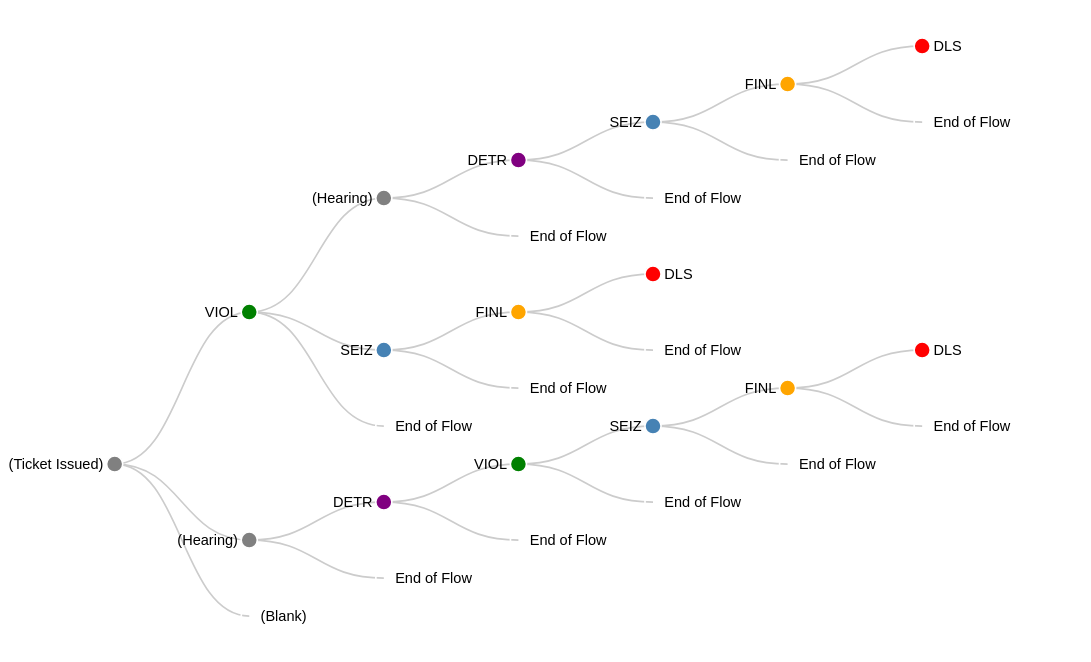

Describe this chart as a Vega-Lite specification.
### Vega specification from a JSON file in a GitHub repository (floating-point values rounded to 4 significant figures)
{"$schema": "https://vega.github.io/schema/vega/v5.json", "description": "Ticket notice level flow diagram.", "width": 600, "height": 400, "padding": 5, "signals": [{"name": "labels", "value": true, "bind": {"input": "checkbox"}}, {"name": "layout", "value": "tidy", "bind": {"input": "radio", "options": ["tidy", "cluster"]}}, {"name": "links", "value": "diagonal", "bind": {"input": "select", "options": ["line", "curve", "diagonal", "orthogonal"]}}, {"name": "separation", "value": false, "bind": {"input": "checkbox"}}], "data": [{"name": "tree", "values": [{"id": "Ticket Issued", "parent": "", "name": "(Ticket Issued)", "y": 282.4, "x": 0, "depth": 0, "children": 3}, {"id": "VIOL", "parent": "Ticket Issued", "name": "VIOL", "y": 188.2, "x": 83.33, "depth": 1, "children": 3}, {"id": "Hearing", "parent": "Ticket Issued", "name": "(Hearing)", "y": 329.4, "x": 83.33, "depth": 1, "children": 2}, {"id": "Hearing2", "parent": "VIOL", "name": "(Hearing)", "y": 117.6, "x": 166.7, "depth": 2, "children": 2}, {"id": "DETR2", "parent": "Hearing2", "name": "DETR", "y": 94.12, "x": 250, "depth": 3, "children": 2}, {"id": "End of Flow", "parent": "Hearing2", "name": "End of Flow", "y": 141.2, "x": 250, "depth": 3, "children": 0}, {"id": "SEIZ2", "parent": "DETR2", "name": "SEIZ", "y": 70.59, "x": 333.3, "depth": 4, "children": 2}, {"id": "End of Flow", "parent": "DETR2", "name": "End of Flow", "y": 117.6, "x": 333.3, "depth": 4, "children": 0}, {"id": "FINL2", "parent": "SEIZ2", "name": "FINL", "y": 47.06, "x": 416.7, "depth": 5, "children": 2}, {"id": "End of Flow", "parent": "SEIZ2", "name": "End of Flow", "y": 94.12, "x": 416.7, "depth": 5, "children": 0}, {"id": "DLS", "parent": "FINL2", "name": "DLS", "y": 23.53, "x": 500, "depth": 6, "children": 0}, {"id": "End of Flow", "parent": "FINL2", "name": "End of Flow", "y": 70.59, "x": 500, "depth": 6, "children": 0}, {"id": "(Blank)", "parent": "Ticket Issued", "name": "(Blank)", "y": 376.5, "x": 83.33, "depth": 1, "children": 0}, {"id": "DETR", "parent": "Hearing", "name": "DETR", "y": 305.9, "x": 166.7, "depth": 2, "children": 2}, {"id": "VIOL2", "parent": "DETR", "name": "VIOL", "y": 282.4, "x": 250, "depth": 3, "children": 2}, {"id": "SEIZ3", "parent": "VIOL2", "name": "SEIZ", "y": 258.8, "x": 333.3, "depth": 4, "children": 2}, {"id": "FINL3", "parent": "SEIZ3", "name": "FINL", "y": 235.3, "x": 416.7, "depth": 5, "children": 2}, {"id": "DLS", "parent": "FINL3", "name": "DLS", "y": 211.8, "x": 500, "depth": 6, "children": 0}, {"id": "End of Flow", "parent": "VIOL2", "name": "End of Flow", "y": 305.9, "x": 333.3, "depth": 4, "children": 0}, {"id": "End of Flow", "parent": "FINL3", "name": "End of Flow", "y": 258.8, "x": 500, "depth": 6, "children": 0}, {"id": "End of Flow", "parent": "SEIZ3", "name": "End of Flow", "y": 282.4, "x": 416.7, "depth": 5, "children": 0}, {"id": "End of Flow", "parent": "DETR", "name": "End of Flow", "y": 329.4, "x": 250, "depth": 3, "children": 0}, {"id": "End of Flow", "parent": "Hearing", "name": "End of Flow", "y": 352.9, "x": 166.7, "depth": 2, "children": 0}, {"id": "SEIZ", "parent": "VIOL", "name": "SEIZ", "y": 211.8, "x": 166.7, "depth": 2, "children": 2}, {"id": "End of Flow", "parent": "VIOL", "name": "End of Flow", "y": 258.8, "x": 166.7, "depth": 2, "children": 0}, {"id": "FINL", "parent": "SEIZ", "name": "FINL", "y": 188.2, "x": 250, "depth": 3, "children": 2}, {"id": "End of Flow", "parent": "SEIZ", "name": "End of Flow", "y": 235.3, "x": 250, "depth": 3, "children": 0}, {"id": "DLS", "parent": "FINL", "name": "DLS", "y": 164.7, "x": 333.3, "depth": 4, "children": 0}, {"id": "End of Flow", "parent": "FINL", "name": "End of Flow", "y": 211.8, "x": 333.3, "depth": 4, "children": 0}], "transform": [{"type": "stratify", "key": "id", "parentKey": "parent"}, {"type": "tree", "method": {"signal": "layout"}, "size": [{"signal": "height"}, {"signal": "width - 100"}], "separation": {"signal": "separation"}, "as": ["y", "x", "depth", "children"]}]}, {"name": "links", "source": "tree", "transform": [{"type": "treelinks"}, {"type": "linkpath", "orient": "horizontal", "shape": {"signal": "links"}}]}], "scales": [{"name": "color", "type": "ordinal", "domain": ["(Ticket Issued)", "(Hearing)", "VIOL", "SEIZ", "FINL", "DLS", "DETR"], "range": ["grey", "grey", "green", "steelblue", "orange", "red", "purple"]}], "marks": [{"type": "path", "from": {"data": "links"}, "encode": {"update": {"path": {"field": "path"}, "stroke": {"value": "#ccc"}}}}, {"type": "symbol", "from": {"data": "tree"}, "encode": {"enter": {"size": {"value": 100}, "stroke": {"value": "#fff"}}, "update": {"x": {"field": "x"}, "y": {"field": "y"}, "fill": {"scale": "color", "field": "name"}}}}, {"type": "text", "from": {"data": "tree"}, "encode": {"enter": {"text": {"field": "name"}, "fontSize": {"value": 9}, "baseline": {"value": "middle"}}, "update": {"x": {"field": "x"}, "y": {"field": "y"}, "dx": {"signal": "datum.children ? -7 : 7"}, "align": {"signal": "datum.children ? 'right' : 'left'"}, "opacity": {"signal": "labels ? 1 : 0"}}}}]}
